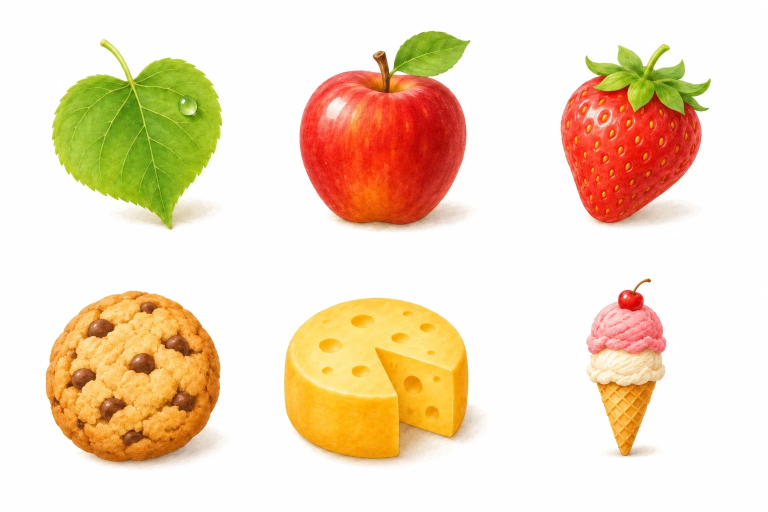
#> input picture assets/illustrationen/essen/essen_blatt.webp, 1536 x 1024 px (shown at 1/2 size)
$ python essen_schneiden.py
#> lines starting #> are read from the running program, lines starting #| are printed output that depends on the picture
"""
Schneidet den Essens-Bogen (assets/illustrationen/essen/essen_blatt.webp, 3 Spalten x 2 Reihen auf Weiß)
in sechs freigestellte Bilder: essen/blatt, apfel, erdbeere, keks, kaese, eis (.webp mit Transparenz).
Aufruf: python3 app/scripts/essen_schneiden.py
"""
import os
from PIL import Image, ImageFilter

ROOT = os.path.abspath(os.path.join(os.path.dirname(__file__), '..', '..'))
DIR = os.path.join(ROOT, 'assets/illustrationen/essen')
NAMEN = [['blatt', 'apfel', 'erdbeere'], ['keks', 'kaese', 'eis']]
bogen = Image.open(os.path.join(DIR, 'essen_blatt.webp')).convert('RGB')
#> bogen is the input picture: PIL image 1536x1024 RGB; mean R, G, B 241.3, 220.1, 193.9
W, H = bogen.size
#> W = 1536; H = 1024
cw, ch = W // 3, H // 2
#> cw = 512; ch = 512
for r, reihe in enumerate(NAMEN):
    for c, name in enumerate(reihe):
        im = bogen.crop((c * cw, r * ch, (c + 1) * cw, (r + 1) * ch))
        w, h = im.size
        # Hintergrund = vom Rand aus erreichbare, fast farblose helle Pixel (Weiß und der graue Schatten darunter)
        px = im.load()
        def grund(x, y):
            r_, g_, b_ = px[x, y]
            sat, hell = max(r_, g_, b_) - min(r_, g_, b_), (r_ + g_ + b_) / 3
            if sat < 16 and hell > 196: return True
            # warmer, weicher Schatten liegt nur unten unter dem Gegenstand (Vanilleeis weiter oben bleibt heil)
            return y > 0.72 * h and sat < 48 and hell > 178
        mask = Image.new('L', (w, h), 255)
        mp = mask.load()
        stapel = [(x, y) for x in range(w) for y in (0, h - 1)] + [(x, y) for y in range(h) for x in (0, w - 1)]
        while stapel:
            x, y = stapel.pop()
            if mp[x, y] == 0 or not grund(x, y):
                continue
            mp[x, y] = 0
            if x > 0: stapel.append((x - 1, y))
            if x < w - 1: stapel.append((x + 1, y))
            if y > 0: stapel.append((x, y - 1))
            if y < h - 1: stapel.append((x, y + 1))
        mask = mask.filter(ImageFilter.GaussianBlur(0.8))
        out = im.convert('RGBA')
        out.putalpha(mask)
        bb = mask.point(lambda v: 255 if v > 20 else 0).getbbox()
        p = 8
        out = out.crop((max(0, bb[0] - p), max(0, bb[1] - p), min(w, bb[2] + p), min(h, bb[3] + p)))
        out.thumbnail((320, 320))
        out.save(os.path.join(DIR, name + '.webp'), 'WEBP', quality=88, method=6)
        print('✓', name, out.size)
#> this loop made 2 passes
#> pass 1, `out.save(os.path.join(DIR, name + '.webp'), 'WEBP', quality=88, method..`:
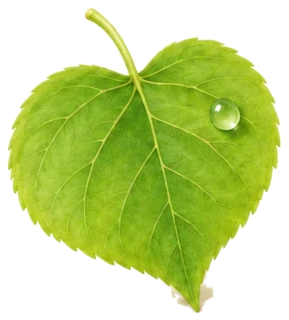
#> saved as blatt.webp: PIL image 289x320 RGBA; mean R, G, B, A 87.3, 107.2, 29, 141.8; transparent parts drawn white
#> pass 1, `out.save(os.path.join(DIR, name + '.webp'), 'WEBP', quality=88, method..`:
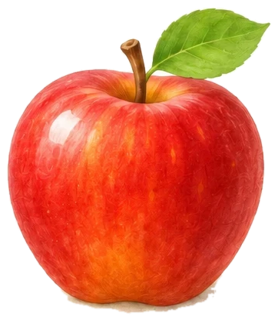
#> saved as apfel.webp: PIL image 278x320 RGBA; mean R, G, B, A 145.3, 58.4, 34.2, 165.8; transparent parts drawn white
#> pass 1, `out.save(os.path.join(DIR, name + '.webp'), 'WEBP', quality=88, method..`:
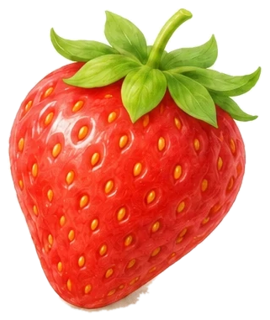
#> saved as erdbeere.webp: PIL image 270x320 RGBA; mean R, G, B, A 132.5, 62.6, 34.9, 153.3; transparent parts drawn white
#> pass 2, `out.save(os.path.join(DIR, name + '.webp'), 'WEBP', quality=88, method..`:
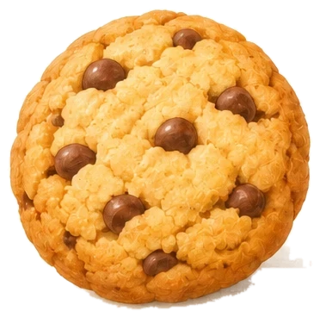
#> saved as keks.webp: PIL image 320x317 RGBA; mean R, G, B, A 162.9, 114.4, 53.2, 180.3; transparent parts drawn white
#> after the loop:
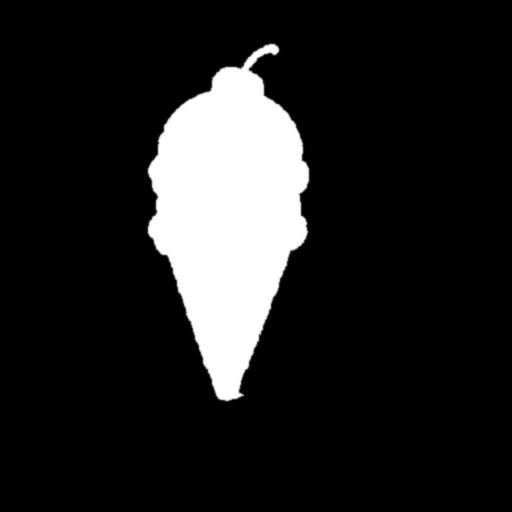
#> mask: PIL image 512x512 L; min 0, max 255, mean 33.3
#> after the loop:
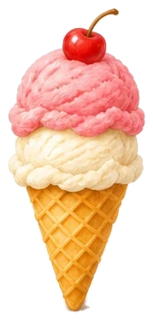
#> out: PIL image 153x320 RGBA; mean R, G, B, A 128.9, 93.1, 71, 130.2; transparent parts drawn white
